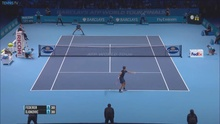
%> input picture Code/LineDetectionAlgorithms/line_detector/LondonFinals.jpg, 220 x 124 px, shrunk from 1280 x 720 before the run
$ octave test_line_detector.m   (GNU Octave 9; MATLAB toolbox functions it lacks are replaced by stand-ins)
%> lines starting %> are read from the running program, lines starting %| are printed output that depends on the picture
%> further down, im is the input picture: size 124x220x3 uint8; mean R, G, B 84.9, 112.4, 146.5
### Code/LineDetectionAlgorithms/line_detector/line_detector.m
function Line = line_detector(IM)
% Line segment detection using direct method.
% ****************** Version 1.0 Note ***********************
% References:
% 1. P. Kahn, L. Kitchen and E.M. Riseman, A fast line finder for
% vision-guided robot navigation, PAMI nov. 1990, pp 1098-1102.
% 2. X. Lebegue and J.K. Aggarwal, Significant line segments for an indoor
% mobile robot. PAMI, Dec. 1993, pp 801-815.
% 3. Jana Kosecka and Wei Zhang, Video Compass, IJCV 2002.
% Author: Allen Y. Yang, August, 2003. UIUC
%
% ****************** Version 1.1 Note **********************
% Add line segment extension function to detect short line disconnections
% Author: Allen Y. Yang, August, 2003. UIUC

% Pre-Processing to get magnitude and direction information from raw image
if size(IM,3)>1
    IM = rgb2gray(IM);
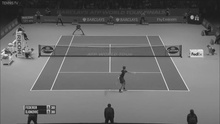
%> IM: size 124x220 uint8; min 19, max 241, mean 108
end

gaussionFilter = fspecial('gaussian',[4,4],2);
IM = imfilter(IM,gaussionFilter);
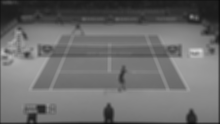
%> IM: size 124x220 uint8; min 11, max 210, mean 107.3
IM = im2double(IM);
%> IM: size 124x220 double
[Ix, Iy] = sobel(IM);
[magnitude, direction]=GradientQuantization(Ix,Iy,'canny');

[h w] = size(magnitude);
limit = floor(w*0.04);
element8 = [-1 -1; -1 0; -1 1; 0 -1; 0 1; 1 -1; 1 0; 1 1];
element24= [-2 -2; -2 -1; -2 0; -2 1; -2 2; -1 -2; -1 -1; -1 0; -1 1; -1 2; 0 -2; 0 -2; 0 1; 0 2; 1 -2; 1 -1; 1 0; 1 1; 1 2; 2 -2; 2 -1; 2 0; 2 1; 2 2];
N=0;    L = []; Line = [];

% Step 1, Form line support regions
for x=3:h-2                     % Avoid boundary effect
    for y=3:w-2
        if magnitude(x,y)>0     % new start point of a possible line support region
            % Init starting point
            region = [];
            region(1,1:2)=[x y];
            mag = magnitude(x,y);
            dir = direction(x,y);
            magnitude(x,y)=0;
            head = 1; tail = 1;
            while (tail>=head)
                % inner loop search for the max region with specific direction
                % and magnitude.
                while (tail>=head)
                    % search new connected components (CCA method)
                    for i=1:24
                        xx = region(head,1) + element24(i,1);
                        yy = region(head,2) + element24(i,2);
                        if (xx>2)& (yy>2) & (xx<=h-2) & (yy<=w-2) & (magnitude(xx,yy)>0) & (abs(magnitude(xx,yy)-mag)<1.5) & ((abs(direction(xx,yy)-dir)<=1) | (abs(direction(xx,yy)-dir)==15))
                            tail = tail + 1;
                            region(tail,1:2)=[xx yy];
                            magnitude(xx,yy) = 0;
                        end
                    end
                    head = head +1;
                end
                % outer loop search for the possible extension beyond the
                % end point.
                dir = direction(region(tail,1),region(tail,2));
                for i=-5:5
                    for j=-5:5
                        xx = region(tail,1)+i;
                        yy = region(tail,2)+j;
                        if (xx>2)& (yy>2) & (xx<=h-2) & (yy<=w-2) & (magnitude(xx,yy)>0) & ( direction(xx,yy)==dir )
                            % extend the line support region with new start
                            % point (xx,yy)
                            tail = tail + 1;
                            region(tail,1:2)=[xx yy];
                            mag = magnitude(xx,yy);
                            magnitude(xx,yy)=0;
                            break;
                        end
                    end
                    if (tail==head)
                        break;
                    end
                end
            end
            if tail>limit
% Step 2: Fit line parameters of the regions
                % Visualize the support region
%                 hold on;
%                 for i=1:tail
%                     plot(region(i,2),region(i,1),'bo'); % The plot coordinate is (y,x) starting from the same upper-left
%                 end

                % Calculate the eigenvalues of the line parameter matrix
                % When we process the coordinates in Matlab, need to
                % remember it array starts from (1,1), image from (0,0)
                % The following codes compensate the difference.
                for i=1:tail
                    region(i,1)=region(i,1)-1;
                    region(i,2)=region(i,2)-1;
                end
                % The above codes are only necessary under Matlab.

                xybar=sum(region)/tail;
                xytilt=region - repmat(xybar,tail,1);
                D = zeros(2,2);
                for i=1:tail
                    xx = xytilt(i,1)*xytilt(i,1);
                    xy = xytilt(i,1)*xytilt(i,2);
                    yy = xytilt(i,2)*xytilt(i,2);
                    D=D + [xx xy; xy yy];
                end
                [Vector Value] = eig(D); %The eigenvector corresponding to the larger eigenvalue is Vector(:,2)
                theta = atan2(Vector(2,2), Vector(1,2));
                %%%%%%%%%%%%%%%%%%%%%%%%%%%%%%%%%%%%%%%%%%%%%%%%%%%%
                %            .-----------------------------> y     %
                %            |   /                                 %
                %            |  /                                  %
                %            | /                                   %
                %            |/                                    %
                %            |) theta                              %
                %            V x                                   %
                %%%%%%%%%%%%%%%%%%%%%%%%%%%%%%%%%%%%%%%%%%%%%%%%%%%%
                sinTheta = sin(theta);
                cosTheta = cos(theta);
                dist = xybar(1)*sinTheta-xybar(2)*cosTheta;

                % Calculate end points by projecting two end pixels back to
                % the line equation.
                endpoints(:,1) = PointProjToLine(region(1,:)',theta,dist);
                endpoints(:,2) = PointProjToLine(region(tail,:)',theta,dist);

                % Step 4, finally register the line associated to the two
                % points. Note that the line is uncalibrated.
                N=N+1;
                Line(1:2,N)=endpoints(:,1);
                Line(3:4,N)=endpoints(:,2);
                Line(5:6,N)=[theta; dist];
            end
        end
    end
end

### Code/LineDetectionAlgorithms/line_detector/sobel.m
function [Ix,Iy]=sobel(im)
% Sobel operator, return the gradient magnitudes along both x and y axes.

[h w d]=size(im);
Ix=zeros(h,w); Iy = zeros(h,w);
if (d ~= 1)
    error('Sobel operator only compute gray level images');
    return;
end
%Sx = [-1 -2 -1; 0 0 0; 1 2 1];
%Sy = [-1 0 1; -2 0 2; -1 0 1];

for i=2:h-1
    for j=2:w-1
        Ix(i,j) = -im(i-1,j-1)-im(i-1,j)*2-im(i-1,j+1)+im(i+1,j-1)+im(i+1,j)*2+im(i+1,j+1);
        Iy(i,j) = -im(i-1,j-1)+im(i-1,j+1)-2*im(i,j-1)+2*im(i,j+1)-im(i+1,j-1)+im(i+1,j+1);
    end
end
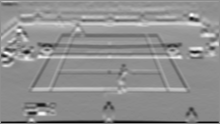
%> Ix: size 124x220 double; min -0.988, max 0.773, mean 0.00702; drawn with min black and max white
%> (the rest of the program and of its run is left out)
